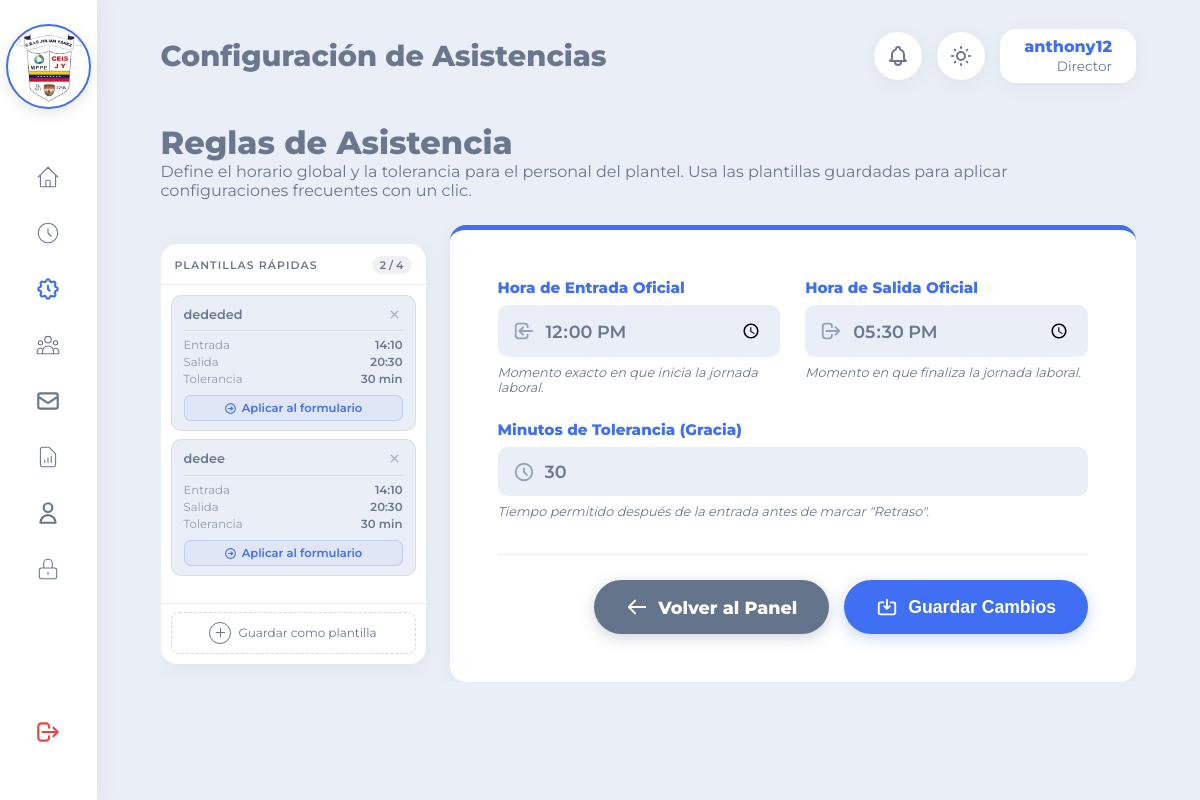
/vistas/configuracionAsistencia.php (signed in), run on an earlier commit of the app's database.
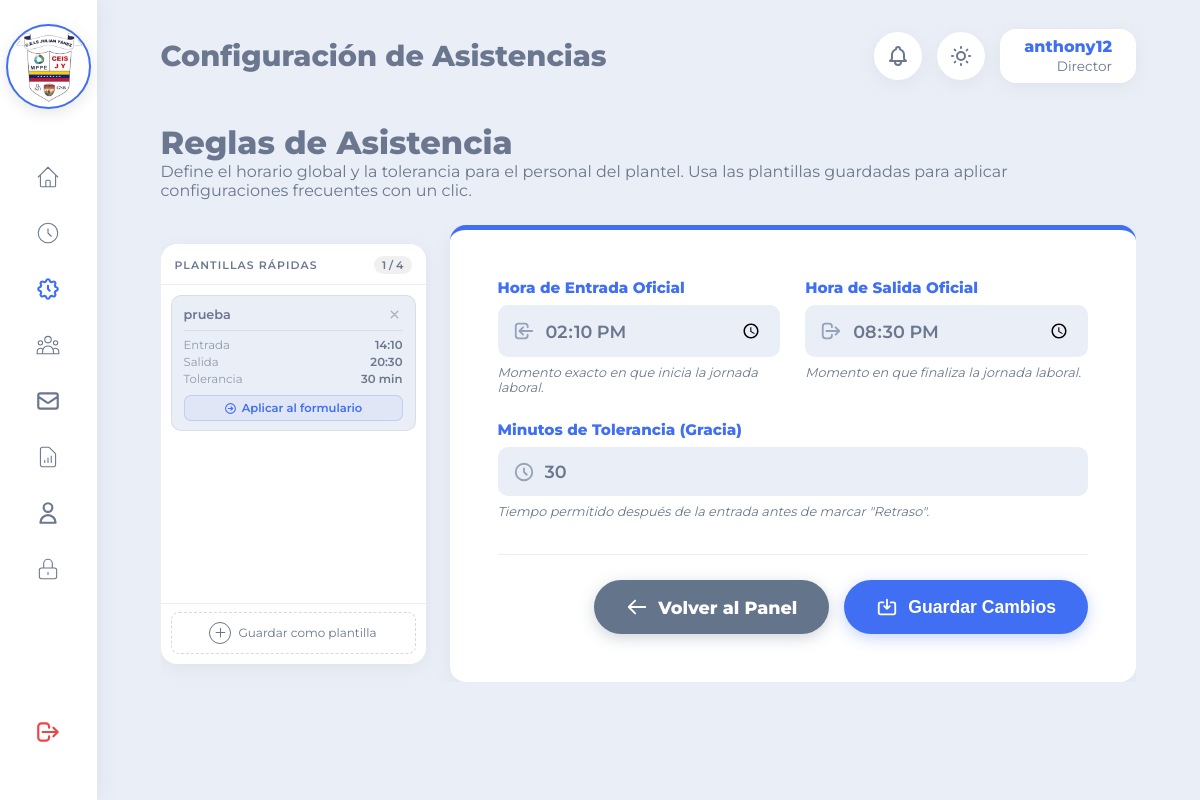
And on a later commit of the database.
### tables this page shows
CREATE TABLE `configuraciones_preestablecidas` (
  `id_preestablecida` int(11) NOT NULL AUTO_INCREMENT,
  `nombre` varchar(60) NOT NULL,
  `hora_entrada` time NOT NULL,
  `hora_salida` time NOT NULL,
  `minutos_tolerancia` tinyint(4) NOT NULL DEFAULT 0,
  `es_activa` tinyint(1) NOT NULL DEFAULT 0,
  `id_usuario_creador` int(11) NOT NULL,
  `fecha_creacion` datetime NOT NULL DEFAULT current_timestamp(),
  `fecha_actualizacion` datetime NOT NULL DEFAULT current_timestamp() ON UPDATE current_timestamp(),
  PRIMARY KEY (`id_preestablecida`),
  KEY `idx_usuario_creador` (`id_usuario_creador`)
);

CREATE TABLE `configuracion` (
  `id_config` int(11) NOT NULL AUTO_INCREMENT,
  `hora_entrada_general` time NOT NULL DEFAULT '07:00:00',
  `hora_salida_general` time NOT NULL DEFAULT '13:00:00',
  `minutos_tolerancia` int(11) NOT NULL DEFAULT 15,
  PRIMARY KEY (`id_config`)
);

### vistas/ConfiguracionAsistencia.php (the view, shortened to what the changed rows need)
<?php
require_once '../configuracion/conexion.php';
try {
    $stmt = $conexion->prepare("SELECT * FROM configuracion WHERE id_config = 1");
    $stmt->execute();
    $config = $stmt->fetch(PDO::FETCH_ASSOC);
} catch (PDOException $e) {
    $config = [
        'hora_entrada_general' => '07:00',
        'hora_salida_general'  => '13:00',
        'minutos_tolerancia'   => 15,
    ];
}
$preestablecidas       = [];
$total_preestablecidas = 0;
try {
    $stmtPre = $conexion->prepare(
        "SELECT * FROM configuraciones_preestablecidas ORDER BY fecha_creacion ASC LIMIT 4"
    );
    $stmtPre->execute();
    $preestablecidas       = $stmtPre->fetchAll(PDO::FETCH_ASSOC);
    $total_preestablecidas = count($preestablecidas);
} catch (PDOException $e) {
}
?>
<!DOCTYPE html>
<html lang="es" data-theme="light">
<head>
    <link rel="stylesheet" href="../recursos/css/principal.css?v=<?php echo time(); ?>">
</head>
<body>
    <div class="contenedor-principal">
        <main class="contenido">
            <h1>Reglas de Asistencia</h1>
            <div class="contenido-configuracion">
                <div class="panel-plantillas" id="panelPlantillas">
                    <div class="panel-plantillas-cabecera">
                        <span class="titulo-panel">Plantillas rápidas</span>
                        <span class="contador-plantillas" id="contadorPlantillas">
                            <?php echo $total_preestablecidas; ?> / 4
                        </span>
                    </div>
                    <div class="panel-plantillas-lista" id="listaPlantillas">
                    <?php if (empty($preestablecidas)): ?>
                        <p class="estado-vacio-plantillas">
                            Sin plantillas aún. Configura un horario en el formulario y guárdalo
                            como plantilla para acceder a él con un clic.
                        </p>
                    <?php else: ?>
                        <?php foreach ($preestablecidas as $pre): ?>
                            <div class="tarjeta-preestablecida <?php echo $pre['es_activa'] ? 'es-activa' : ''; ?>"
                                 data-id="<?php echo $pre['id_preestablecida']; ?>"
                                 id="tarjeta-<?php echo $pre['id_preestablecida']; ?>">
                                <div class="cabecera-tarjeta">
                                    <span class="nombre-preestablecida"
                                          title="Doble clic para renombrar"
                                          ondblclick="activarEdicionNombre(this, <?php echo $pre['id_preestablecida']; ?>)">
                                        <?php echo htmlspecialchars($pre['nombre']); ?>
                                    </span>
                                    <button class="btn-eliminar-tarjeta"
                                            title="Eliminar esta plantilla"
                                            onclick="confirmarEliminarTarjeta(
                                                <?php echo $pre['id_preestablecida']; ?>,
                                                '<?php echo htmlspecialchars(addslashes($pre['nombre'])); ?>'
                                            )">
                                        <svg xmlns="http://www.w3.org/2000/svg" width="13" height="13" fill="none" viewBox="0 0 24 24" stroke="currentColor">
                                            <path stroke-linecap="round" stroke-linejoin="round" stroke-width="2.5" d="M6 18L18 6M6 6l12 12"/>
                                        </svg>
                                    </button>
                                </div>
                                <hr class="separador-tarjeta">
                                <table class="tabla-horario">
                                    <tr>
                                        <td class="etiqueta">Entrada</td>
                                        <td class="valor"><?php echo date('H:i', strtotime($pre['hora_entrada'])); ?></td>
                                    </tr>
                                    <tr>
                                        <td class="etiqueta">Salida</td>
                                        <td class="valor"><?php echo date('H:i', strtotime($pre['hora_salida'])); ?></td>
                                    </tr>
                                    <tr>
                                        <td class="etiqueta">Tolerancia</td>
                                        <td class="valor"><?php echo $pre['minutos_tolerancia']; ?> min</td>
                                    </tr>
                                </table>
                                <button class="btn-aplicar-preestablecida"
                                        onclick="confirmarAplicarPlantilla(
                                            <?php echo $pre['id_preestablecida']; ?>,
                                            '<?php echo htmlspecialchars(addslashes($pre['nombre'])); ?>',
                                            '<?php echo date('H:i', strtotime($pre['hora_entrada'])); ?>',
                                            '<?php echo date('H:i', strtotime($pre['hora_salida'])); ?>',
                                            <?php echo $pre['minutos_tolerancia']; ?>
                                        )">
                                    <svg xmlns="http://www.w3.org/2000/svg" width="13" height="13" fill="none" viewBox="0 0 24 24" stroke="currentColor">
                                        <path stroke-linecap="round" stroke-linejoin="round" stroke-width="2" d="M13 9l3 3m0 0l-3 3m3-3H8m13 0a9 9 0 11-18 0 9 9 0 0118 0z"/>
                                    </svg>
                                    Aplicar al formulario
                                </button>
                            </div>
                        <?php endforeach; ?>
                    <?php endif; ?>
                    </div>
                </div>
                <div class="tarjeta-formulario-config">
                    <form id="formConfiguracion"
                          action="../controladores/ControladorConfiguracion.php"
                          method="POST">
                        <div class="grid-formulario">
                            <div class="grupo-input">
                                <div class="input-con-icono">
                                    <svg xmlns="http://www.w3.org/2000/svg" fill="none" viewBox="0 0 24 24" stroke="currentColor">
                                        <path stroke-linecap="round" stroke-linejoin="round" stroke-width="2" d="M11 16l-4-4m0 0l4-4m-4 4h14m-5 4v1a3 3 0 01-3 3H6a3 3 0 01-3-3V7a3 3 0 013-3h7a3 3 0 013 3v1"/>
                                    </svg>
                                    <input type="time"
                                           id="hora_entrada"
                                           name="hora_entrada"
                                           value="<?php echo date('H:i', strtotime($config['hora_entrada_general'])); ?>"
                                           required>
                                </div>
                            </div>
                            <div class="grupo-input">
                                <div class="input-con-icono">
                                    <svg xmlns="http://www.w3.org/2000/svg" fill="none" viewBox="0 0 24 24" stroke="currentColor">
                                        <path stroke-linecap="round" stroke-linejoin="round" stroke-width="2" d="M17 16l4-4m0 0l-4-4m4 4H7m6 4v1a3 3 0 01-3 3H6a3 3 0 01-3-3V7a3 3 0 013-3h4a3 3 0 013 3v1"/>
                                    </svg>
                                    <input type="time"
                                           id="hora_salida"
                                           name="hora_salida"
                                           value="<?php echo date('H:i', strtotime($config['hora_salida_general'])); ?>"
                                           required>
                                </div>
                            </div>
                            <div class="grupo-input campo-completo">
                                <div class="input-con-icono">
                                    <svg xmlns="http://www.w3.org/2000/svg" fill="none" viewBox="0 0 24 24" stroke="currentColor">
                                        <path stroke-linecap="round" stroke-linejoin="round" stroke-width="2" d="M12 8v4l3 3m6-3a9 9 0 11-18 0 9 9 0 0118 0z"/>
                                    </svg>
                                    <input type="number"
                                           id="minutos_tolerancia"
                                           name="minutos_tolerancia"
                                           value="<?php echo $config['minutos_tolerancia']; ?>"
                                           min="0"
                                           max="120"
                                           required>
                                </div>
                            </div>
                        </div>
                    </form>
                </div>
            </div>
        </main>
    </div>
</body>
</html>

What changed in the data, as far as the page shows it:
removed configuraciones_preestablecidas: nombre "dededed", hora_entrada "14:10", hora_salida "20:30", minutos_tolerancia "30"
removed configuraciones_preestablecidas: nombre "dedee", hora_entrada "14:10", hora_salida "20:30", minutos_tolerancia "30"
added configuraciones_preestablecidas: nombre "prueba", hora_entrada "14:10", hora_salida "20:30", minutos_tolerancia "30"
changed configuracion: hora_entrada "12:00" → "14:10"; hora_salida "17:30" → "20:30"
Also different on the page:
$total_preestablecidas: "2" → "1"
